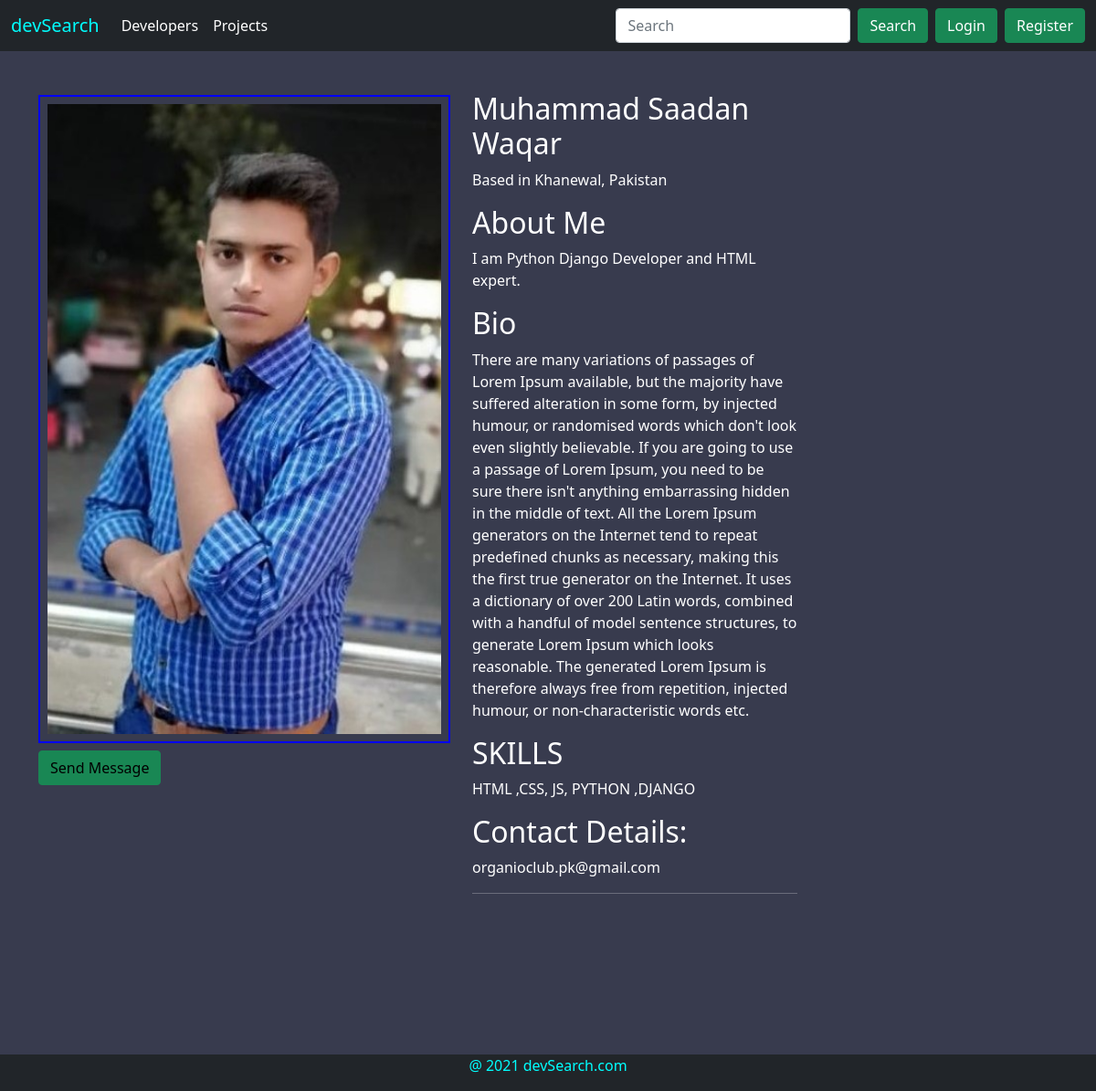
/developerdetail/6/, run on the app's committed database.
### base/models.py (models this page shows, shortened)
class UserAccount(models.Model):
    name = models.CharField(max_length=50)
    email = models.EmailField()
    user = models.ForeignKey(User, on_delete=models.CASCADE)
    location= models.CharField(max_length=90)
    short_intro = models.TextField()
    bio = models.TextField()
    prof_img= models.ImageField(upload_to="images")
    social_links_git = models.CharField(max_length=200)
    skills= models.CharField(max_length=500 )

### base/views.py (the view)
# urls.py: path('developerdetail/<int:id>/',views.DevDetails.as_view(), name="developerdetail" ),
class DevDetails(View):
    def get(self,request,id):
        devdet = UserAccount.objects.filter(id=id).first()
        return render(request,'developerdetail.html', {'item':devdet })

### base/templates/developerdetail.html (shortened to what this page needs)
{% extends 'base.html' %}
{% block body %}
<div class="container">
<div class="row">
    <div class="col col-lg-5 mt-5"  >
         <div style="color: white; ">
        <img src="{{item.prof_img.url}}"class=" mx-auto d-block w-100 p-2 "  style="align-items: center;   width: 100%; height:auto;   border: 2px solid blue;" >
         <p class="btn btn-success mt-2"  ><a style="text-decoration: none; color: black ;" href="http://127.0.0.1:8000/developerdetail/devcontact/{{item.id}}/" >Send Message</a></p>
    </div>
    </div>
    <div class="col col-lg-4 mt-4">
        <div style="color: white; margin-top: 20px;" >
            <h2 >{{item.name}}</h2>
        <div  class="mt-2 mb-3" >Based in {{item.location}} </div>
            <h2>About Me</h2>
            <p>{{item.short_intro}}</p>
            <h2>Bio</h2>
            <p>{{item.bio}}</p>
            <h2 class="mt-2">SKILLS</h2>
            <p>{{item.skills}}</p>
            <h2 class="mt-2">Contact Details:</h2>
            <p>{{item.user.email}}</p>
            <hr>
        </div>
    </div>
</div>
</div>
      {% endblock body %}

### base/templates/base.html (style rules this page uses)
body { margin-bottom: 200px; }

### base/templates/developerdetail.html (style rules this page uses)
body { background-color: #383B4E; }

### data on the page
UserAccount: prof_img (picture), name "Muhammad Saadan Waqar", location "Khanewal, Pakistan", short_intro "I am Python Django Developer and HTML expert.", bio "There are many variations of passages of Lorem Ipsum available, but the majority have suffered alteration in some form, by injected humour, or randomised words which don't look even slightly believable. If you are going to use a passage of Lorem Ipsum, you need to be sure there isn't anything embarrassing hidden in the middle of text. All the Lorem Ipsum generators on the Internet tend to repeat predefined chunks as necessary, making this the first true generator on the Internet. It uses a dictionary of over 200 Latin words, combined with a handful of model sentence structures, to generate Lorem Ipsum which looks reasonable. The generated Lorem Ipsum is therefore always free from…", skills "HTML ,CSS, JS, PYTHON ,DJANGO", user.email "organioclub.pk@gmail.com"
